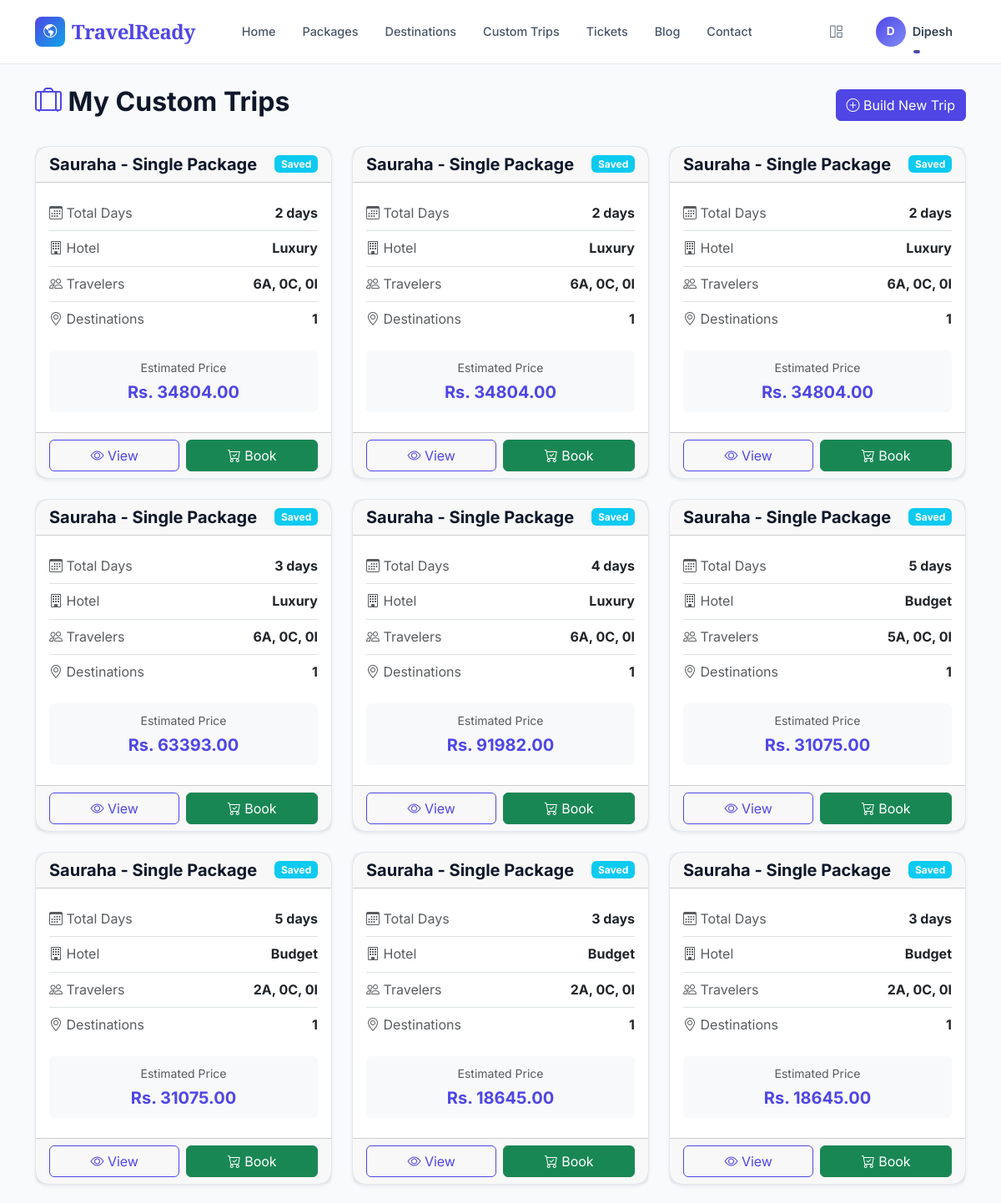
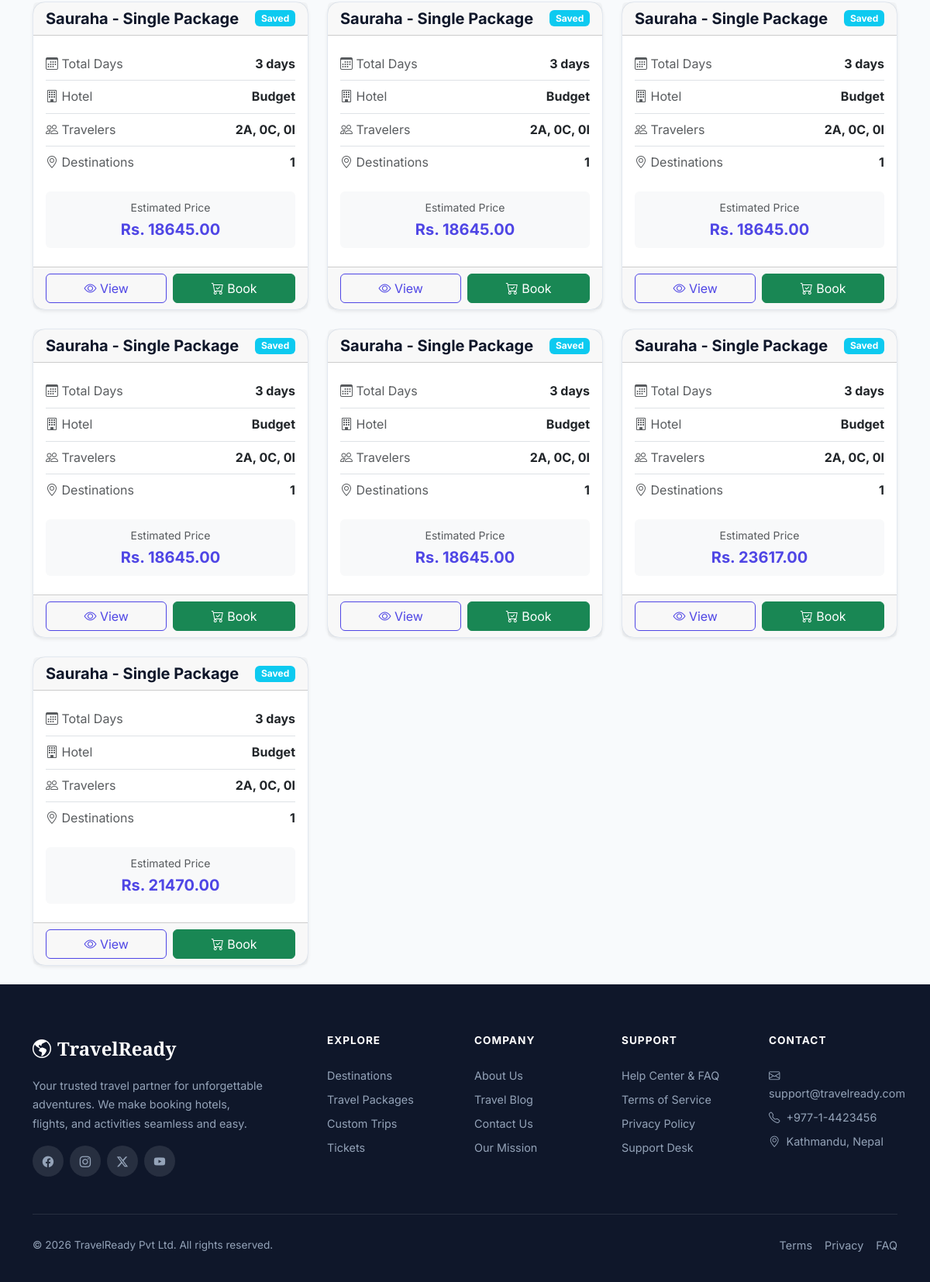
The app's page /builder/mine/ (signed in) with its own data (2 pictures, top to bottom).
### apps/custom_trips/models.py (models this page shows, shortened)
class CustomTrip(models.Model):
    PACKAGE_TYPE_CHOICES = [
        ('SINGLE', 'Single'),
        ('COUPLE', 'Couple'),
        ('FAMILY', 'Family'),
    ]
    HOTEL_CATEGORY_CHOICES = [
        ('BUDGET', 'Budget'),
        ('THREE_STAR', '3 Star'),
        ('FOUR_STAR', '4 Star'),
        ('LUXURY', 'Luxury'),
    ]
    STATUS = [
        ('DRAFT', 'Draft'),
        ('SAVED', 'Saved'),
        ('CONVERTED', 'Converted to Booking'),
    ]
    trip_name = models.CharField(max_length=255)
    user = models.ForeignKey(
        User,
        on_delete=models.CASCADE,
        related_name='custom_trips',
    )
    total_days = models.IntegerField(default=0)
    package_type = models.CharField(
        max_length=15,
        choices=PACKAGE_TYPE_CHOICES,
        blank=True,
        null=True,
    )
    selected_hotel_category = models.CharField(
        max_length=15,
        choices=HOTEL_CATEGORY_CHOICES,
        blank=True,
        null=True,
    )
    adults = models.IntegerField(default=1)
    children = models.IntegerField(default=0)
    infants = models.IntegerField(default=0)
    selected_activities = models.ManyToManyField(
        'destinations.Activity',
        blank=True,
    )
    selected_transportation = models.ManyToManyField(
        'destinations.Transportation',
        blank=True,
    )
    total_calculated_price = models.DecimalField(
        max_digits=12,
        decimal_places=2,
        default=0,
    )
    is_booked = models.BooleanField(default=False)
    status = models.CharField(
        max_length=15,
        choices=STATUS,
        default='DRAFT',
    )
    notes = models.TextField(blank=True)
    created_at = models.DateTimeField(auto_now_add=True)
    updated_at = models.DateTimeField(auto_now=True)

### apps/custom_trips/views.py (the view)
# urls.py: path('mine/', views.my_custom_trips, name='my_custom_trips'),
@login_required
def my_custom_trips(request):
    trips = CustomTrip.objects.filter(user=request.user).order_by('-created_at')
    context = {
        'trips': trips,
    }
    return render(request, 'custom_trips/my_trips.html', context)

### templates/custom_trips/my_trips.html (shortened to what this page needs)
{% extends 'base.html' %}
{% block content %}
<div class="container py-4">
    <div class="d-flex justify-content-between align-items-center mb-4">
        <h2><i class="bi bi-suitcase-lg text-primary"></i> My Custom Trips</h2>
        <a href="{% url 'custom_trips:builder' %}" class="btn btn-primary">
            <i class="bi bi-plus-circle"></i> Build New Trip
        </a>
    </div>
    {% if trips %}
        <div class="row g-4">
            {% for trip in trips %}
                <div class="col-md-6 col-lg-4">
                    <div class="card h-100 shadow-sm">
                        <div class="card-header d-flex justify-content-between align-items-center">
                            <h5 class="mb-0 text-truncate">{{ trip.trip_name }}</h5>
                            {% if trip.status == 'DRAFT' %}
                                <span class="badge bg-secondary">{{ trip.get_status_display }}</span>
                            {% elif trip.status == 'SAVED' %}
                                <span class="badge bg-info">{{ trip.get_status_display }}</span>
                            {% else %}
                                <span class="badge bg-success">{{ trip.get_status_display }}</span>
                            {% endif %}
                        </div>
                        <div class="card-body">
                            <ul class="list-group list-group-flush mb-3">
                                <li class="list-group-item d-flex justify-content-between px-0">
                                    <span class="text-muted"><i class="bi bi-calendar3"></i> Total Days</span>
                                    <strong>{{ trip.total_days }} days</strong>
                                </li>
                                <li class="list-group-item d-flex justify-content-between px-0">
                                    <span class="text-muted"><i class="bi bi-building"></i> Hotel</span>
                                    <strong>{{ trip.get_selected_hotel_category_display }}</strong>
                                </li>
                                <li class="list-group-item d-flex justify-content-between px-0">
                                    <span class="text-muted"><i class="bi bi-people"></i> Travelers</span>
                                    <strong>{{ trip.adults }}A, {{ trip.children }}C, {{ trip.infants }}I</strong>
                                </li>
                                <li class="list-group-item d-flex justify-content-between px-0">
                                    <span class="text-muted"><i class="bi bi-geo-alt"></i> Destinations</span>
                                    <strong>{{ trip.trip_destinations.count }}</strong>
                                </li>
                            </ul>
                            <div class="d-grid gap-2">
                                <div class="text-center bg-light rounded py-2 mb-2">
                                    <span class="text-muted small">Estimated Price</span>
                                    <div class="fw-bold fs-5 text-primary">Rs. {{ trip.total_calculated_price }}</div>
                                </div>
                            </div>
                        </div>
                        <div class="card-footer d-flex gap-2">
                            <a href="{% url 'custom_trips:trip_detail' trip.pk %}" class="btn btn-outline-primary flex-fill">
                                <i class="bi bi-eye"></i> View
                            </a>
                            {% if trip.status != 'CONVERTED' %}
                                <a href="{% url 'bookings:checkout' %}?trip={{ trip.pk }}" class="btn btn-success flex-fill">
                                    <i class="bi bi-cart-check"></i> Book
                                </a>
                            {% endif %}
                        </div>
                    </div>
                </div>
            {% endfor %}
        </div>
    {% endif %}
</div>
{% endblock %}

### templates/base.html (shortened to what this page needs)
<!DOCTYPE html>
{% load static %}
<html lang="en">
<head>
    <link href="https://cdn.jsdelivr.net/npm/bootstrap@5.3.0/dist/css/bootstrap.min.css" rel="stylesheet">
    <link href="https://cdn.jsdelivr.net/npm/bootstrap-icons@1.11.0/font/bootstrap-icons.css" rel="stylesheet">
    <link href="{% static 'css/travelready.css' %}" rel="stylesheet">
</head>
<body>
    <nav class="tr-navbar navbar navbar-expand-lg sticky-top" id="mainNav">
        <div class="container">
            <a class="navbar-brand" href="/">
                <span class="brand-icon"><i class="bi bi-globe-americas"></i></span>
                TravelReady
            </a>
            <div class="collapse navbar-collapse" id="navbarNav">
                <ul class="navbar-nav me-auto ms-lg-4">
                    <li class="nav-item"><a class="nav-link" href="/">Home</a></li>
                    <li class="nav-item"><a class="nav-link" href="{% url 'packages:package_list' %}">Packages</a></li>
                    <li class="nav-item"><a class="nav-link" href="{% url 'destinations:destination_list' %}">Destinations</a></li>
                    <li class="nav-item"><a class="nav-link" href="{% url 'custom_trips:builder' %}">Custom Trips</a></li>
                    <li class="nav-item"><a class="nav-link" href="{% url 'tickets:ticket_list' %}">Tickets</a></li>
                    <li class="nav-item"><a class="nav-link" href="{% url 'destinations_home:blog_list' %}">Blog</a></li>
                    <li class="nav-item"><a class="nav-link" href="{% url 'destinations_home:contact_us' %}">Contact</a></li>
                </ul>
                <ul class="navbar-nav align-items-lg-center gap-2">
                    {% if user.is_authenticated %}
                        <li class="nav-item d-none d-lg-block">
                            <a class="nav-link" href="{% url 'dashboard:dashboard' %}" title="Dashboard">
                                <i class="bi bi-grid-1x2"></i>
                            </a>
                        </li>
                        <li class="nav-item dropdown">
                            <a href="#" class="d-flex align-items-center text-decoration-none dropdown-toggle nav-link" id="navUserDropdown" data-bs-toggle="dropdown" aria-expanded="false">
                                {% if user.profile.profile_picture %}
                                    <img src="{{ user.profile.profile_picture.url }}" alt="{{ user.username }}" class="user-avatar">
                                {% else %}
                                    <span class="user-avatar-placeholder">{{ user.first_name|default:user.username|first|upper }}</span>
                                {% endif %}
                                <span class="d-none d-sm-inline ms-2" style="font-weight:600; font-size:0.9rem; color: var(--tr-gray-700);">{{ user.first_name|default:user.username }}</span>
                            </a>
                        </li>
                    {% endif %}
                </ul>
            </div>
        </div>
    </nav>
    <main>
        {% block content %}{% endblock %}
    </main>
    <footer class="tr-footer">
        <div class="container">
            <div class="row g-4 mb-4">
                <div class="col-lg-4 col-md-6">
                    <div class="footer-brand mb-3">
                        <i class="bi bi-globe-americas me-2"></i>TravelReady
                    </div>
                    <p style="font-size:0.9rem; line-height:1.7; max-width:300px;">Your trusted travel partner for unforgettable adventures. We make booking hotels, flights, and activities seamless and easy.</p>
                    <div class="d-flex gap-2 mt-3">
                        <a href="#" class="social-link"><i class="bi bi-facebook"></i></a>
                        <a href="#" class="social-link"><i class="bi bi-instagram"></i></a>
                        <a href="#" class="social-link"><i class="bi bi-twitter-x"></i></a>
                        <a href="#" class="social-link"><i class="bi bi-youtube"></i></a>
                    </div>
                </div>
                <div class="col-lg-2 col-md-6 col-6">
                    <h6>Explore</h6>
                    <a href="{% url 'destinations:destination_list' %}">Destinations</a>
                    <a href="{% url 'packages:package_list' %}">Travel Packages</a>
                    <a href="{% url 'custom_trips:builder' %}">Custom Trips</a>
                    <a href="{% url 'tickets:ticket_list' %}">Tickets</a>
                </div>
                <div class="col-lg-2 col-md-6 col-6">
                    <h6>Company</h6>
                    <a href="{% url 'destinations_home:about_us' %}">About Us</a>
                    <a href="{% url 'destinations_home:blog_list' %}">Travel Blog</a>
                    <a href="{% url 'destinations_home:contact_us' %}">Contact Us</a>
                    <a href="{% url 'destinations_home:about_us' %}">Our Mission</a>
                </div>
                <div class="col-lg-2 col-md-6 col-6">
                    <h6>Support</h6>
                    <a href="{% url 'destinations_home:faq' %}">Help Center & FAQ</a>
                    <a href="{% url 'destinations_home:terms' %}">Terms of Service</a>
                    <a href="{% url 'destinations_home:privacy' %}">Privacy Policy</a>
                    <a href="{% url 'destinations_home:contact_us' %}">Support Desk</a>
                </div>
                <div class="col-lg-2 col-md-6 col-6">
                    <h6>Contact</h6>
                    <a href="mailto:support@travelready.com"><i class="bi bi-envelope me-1"></i> support@travelready.com</a>
                    <a href="tel:+97714423456"><i class="bi bi-telephone me-1"></i> +977-1-4423456</a>
                    <a href="{% url 'destinations_home:contact_us' %}"><i class="bi bi-geo-alt me-1"></i> Kathmandu, Nepal</a>
                </div>
            </div>
            <div class="footer-bottom d-flex flex-wrap justify-content-between align-items-center gap-2">
                <p class="mb-0" style="font-size:0.85rem;">&copy; 2026 TravelReady Pvt Ltd. All rights reserved.</p>
                <div class="d-flex gap-3" style="font-size:0.85rem;">
                    <a href="{% url 'destinations_home:terms' %}">Terms</a>
                    <a href="{% url 'destinations_home:privacy' %}">Privacy</a>
                    <a href="{% url 'destinations_home:faq' %}">FAQ</a>
                </div>
            </div>
        </div>
    </footer>
</body>
</html>

### records on screen
CustomTrip: trip_name "Sauraha - Single Package", status "Saved", total_days "2", selected_hotel_category "Luxury", adults "6", children "0", infants "0", trip_destinations.count "1", total_calculated_price "34804.00"
CustomTrip: trip_name "Sauraha - Single Package", status "Saved", total_days "2", selected_hotel_category "Luxury", adults "6", children "0", infants "0", trip_destinations.count "1", total_calculated_price "34804.00"
CustomTrip: trip_name "Sauraha - Single Package", status "Saved", total_days "2", selected_hotel_category "Luxury", adults "6", children "0", infants "0", trip_destinations.count "1", total_calculated_price "34804.00"
CustomTrip: trip_name "Sauraha - Single Package", status "Saved", total_days "3", selected_hotel_category "Luxury", adults "6", children "0", infants "0", trip_destinations.count "1", total_calculated_price "63393.00"
CustomTrip: trip_name "Sauraha - Single Package", status "Saved", total_days "4", selected_hotel_category "Luxury", adults "6", children "0", infants "0", trip_destinations.count "1", total_calculated_price "91982.00"
CustomTrip: trip_name "Sauraha - Single Package", status "Saved", total_days "5", selected_hotel_category "Budget", adults "5", children "0", infants "0", trip_destinations.count "1", total_calculated_price "31075.00"
CustomTrip: trip_name "Sauraha - Single Package", status "Saved", total_days "5", selected_hotel_category "Budget", adults "2", children "0", infants "0", trip_destinations.count "1", total_calculated_price "31075.00"
CustomTrip: trip_name "Sauraha - Single Package", status "Saved", total_days "3", selected_hotel_category "Budget", adults "2", children "0", infants "0", trip_destinations.count "1", total_calculated_price "18645.00"
CustomTrip: trip_name "Sauraha - Single Package", status "Saved", total_days "3", selected_hotel_category "Budget", adults "2", children "0", infants "0", trip_destinations.count "1", total_calculated_price "18645.00"
CustomTrip: trip_name "Sauraha - Single Package", status "Saved", total_days "3", selected_hotel_category "Budget", adults "2", children "0", infants "0", trip_destinations.count "1", total_calculated_price "18645.00"
CustomTrip: trip_name "Sauraha - Single Package", status "Saved", total_days "3", selected_hotel_category "Budget", adults "2", children "0", infants "0", trip_destinations.count "1", total_calculated_price "18645.00"
CustomTrip: trip_name "Sauraha - Single Package", status "Saved", total_days "3", selected_hotel_category "Budget", adults "2", children "0", infants "0", trip_destinations.count "1", total_calculated_price "18645.00"
CustomTrip: trip_name "Sauraha - Single Package", status "Saved", total_days "3", selected_hotel_category "Budget", adults "2", children "0", infants "0", trip_destinations.count "1", total_calculated_price "18645.00"
CustomTrip: trip_name "Sauraha - Single Package", status "Saved", total_days "3", selected_hotel_category "Budget", adults "2", children "0", infants "0", trip_destinations.count "1", total_calculated_price "18645.00"
CustomTrip: trip_name "Sauraha - Single Package", status "Saved", total_days "3", selected_hotel_category "Budget", adults "2", children "0", infants "0", trip_destinations.count "1", total_calculated_price "23617.00"
CustomTrip: trip_name "Sauraha - Single Package", status "Saved", total_days "3", selected_hotel_category "Budget", adults "2", children "0", infants "0", trip_destinations.count "1", total_calculated_price "21470.00"

### other values on screen
{{ user.first_name|default:user.username|first|upper }} "D"
{{ user.first_name|default:user.username }} "Dipesh"
